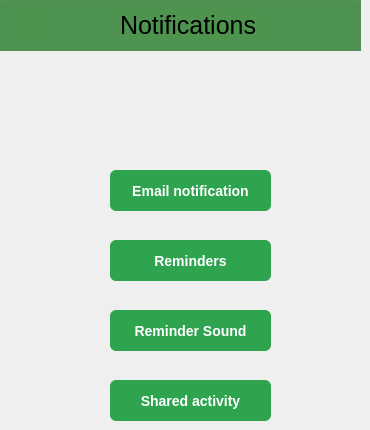
   <widget class="QWidget" name="Notification_page">
    <widget class="QGroupBox" name="groupBox_4">
     <property name="geometry">
      <rect>
       <x>0</x>
       <y>0</y>
       <width>361</width>
       <height>51</height>
      </rect>
     </property>
     <property name="styleSheet">
      <string notr="true">position: absolute;
width: 360px;
height: 65px;
left: 0px;
top: 0px;

background: #4E944F;</string>
     </property>
     <property name="title">
      <string/>
     </property>
     <widget class="QLabel" name="label_3">
      <property name="geometry">
       <rect>
        <x>120</x>
        <y>10</y>
        <width>141</width>
        <height>31</height>
       </rect>
      </property>
      <property name="styleSheet">
       <string notr="true">position: absolute;
width: 115px;
height: 37px;
left: 126px;
top: 5px;

font-family: 'Inter';
font-style: normal;
font-weight: 400;
font-size: 25px;
line-height: 30px;

color: #000000;
background: #4E944F;</string>
      </property>
      <property name="text">
       <string>Notifications</string>
      </property>
     </widget>
     <widget class="QPushButton" name="backNotificat">
      <property name="geometry">
       <rect>
        <x>10</x>
        <y>10</y>
        <width>51</width>
        <height>31</height>
       </rect>
      </property>
      <property name="styleSheet">
       <string notr="true">border: medium none;
  background-image: none; 
  background: transparent;
  float: left;
  background-color: transparent;</string>
      </property>
      <property name="text">
       <string/>
      </property>
     </widget>
     <widget class="QLabel" name="label_20">
      <property name="geometry">
       <rect>
        <x>20</x>
        <y>10</y>
        <width>31</width>
        <height>31</height>
       </rect>
      </property>
      <property name="text">
       <string/>
      </property>
      <property name="pixmap">
       <pixmap resource="resources.qrc">:/img/pick/pick/Back.png</pixmap>
      </property>
      <property name="scaledContents">
       <bool>true</bool>
      </property>
     </widget>
     <zorder>label_3</zorder>
     <zorder>label_20</zorder>
     <zorder>backNotificat</zorder>
    </widget>
    <widget class="QPushButton" name="pushButton_10">
     <property name="geometry">
      <rect>
       <x>110</x>
       <y>240</y>
       <width>161</width>
       <height>41</height>
      </rect>
     </property>
     <property name="styleSheet">
      <string notr="true">
/* CSS */
QPushButton {
  background-color: #2ea44f;
  border: 1px solid rgba(27, 31, 35, .15);
  border-radius: 6px;
  color: #fff;
  font-family: -apple-system,system-ui,&quot;Segoe UI&quot;,Helvetica,Arial,sans-serif,&quot;Apple Color Emoji&quot;,&quot;Segoe UI Emoji&quot;;
  font-size: 14px;
  font-weight: 600;
  line-height: 20px;
  padding: 6px 16px;
  position: relative;
  text-align: center;
  text-decoration: none;
  vertical-align: middle;
  white-space: nowrap;
}

QPushButton:hover {
  background-color: #2c974b;
}

QPushButton:disabled {
  background-color: #94d3a2;
  border-color: rgba(27, 31, 35, .1);
  color: rgba(255, 255, 255, .8);
}

.QPushButton:active {
  background-color: #298e46;
}</string>
     </property>
     <property name="text">
      <string>Reminders</string>
     </property>
    </widget>
    <widget class="QPushButton" name="pushButton_11">
     <property name="geometry">
      <rect>
       <x>110</x>
       <y>170</y>
       <width>161</width>
       <height>41</height>
      </rect>
     </property>
     <property name="styleSheet">
      <string notr="true">
/* CSS */
QPushButton {
  background-color: #2ea44f;
  border: 1px solid rgba(27, 31, 35, .15);
  border-radius: 6px;
  color: #fff;
  font-family: -apple-system,system-ui,&quot;Segoe UI&quot;,Helvetica,Arial,sans-serif,&quot;Apple Color Emoji&quot;,&quot;Segoe UI Emoji&quot;;
  font-size: 14px;
  font-weight: 600;
  line-height: 20px;
  padding: 6px 16px;
  position: relative;
  text-align: center;
  text-decoration: none;
  vertical-align: middle;
  white-space: nowrap;
}

QPushButton:hover {
  background-color: #2c974b;
}

QPushButton:disabled {
  background-color: #94d3a2;
  border-color: rgba(27, 31, 35, .1);
  color: rgba(255, 255, 255, .8);
}

.QPushButton:active {
  background-color: #298e46;
}</string>
     </property>
     <property name="text">
      <string>Email notification</string>
     </property>
    </widget>
    <widget class="QPushButton" name="pushButton_12">
     <property name="geometry">
      <rect>
       <x>110</x>
       <y>380</y>
       <width>161</width>
       <height>41</height>
      </rect>
     </property>
     <property name="styleSheet">
      <string notr="true">
/* CSS */
QPushButton {
  background-color: #2ea44f;
  border: 1px solid rgba(27, 31, 35, .15);
  border-radius: 6px;
  color: #fff;
  font-family: -apple-system,system-ui,&quot;Segoe UI&quot;,Helvetica,Arial,sans-serif,&quot;Apple Color Emoji&quot;,&quot;Segoe UI Emoji&quot;;
  font-size: 14px;
  font-weight: 600;
  line-height: 20px;
  padding: 6px 16px;
  position: relative;
  text-align: center;
  text-decoration: none;
  vertical-align: middle;
  white-space: nowrap;
}

QPushButton:hover {
  background-color: #2c974b;
}

QPushButton:disabled {
  background-color: #94d3a2;
  border-color: rgba(27, 31, 35, .1);
  color: rgba(255, 255, 255, .8);
}

.QPushButton:active {
  background-color: #298e46;
}</string>
     </property>
     <property name="text">
      <string>Shared activity</string>
     </property>
    </widget>
    <widget class="QPushButton" name="pushButton_13">
     <property name="geometry">
      <rect>
       <x>110</x>
       <y>310</y>
       <width>161</width>
       <height>41</height>
      </rect>
     </property>
     <property name="styleSheet">
      <string notr="true">
/* CSS */
QPushButton {
  background-color: #2ea44f;
  border: 1px solid rgba(27, 31, 35, .15);
  border-radius: 6px;
  color: #fff;
  font-family: -apple-system,system-ui,&quot;Segoe UI&quot;,Helvetica,Arial,sans-serif,&quot;Apple Color Emoji&quot;,&quot;Segoe UI Emoji&quot;;
  font-size: 14px;
  font-weight: 600;
  line-height: 20px;
  padding: 6px 16px;
  position: relative;
  text-align: center;
  text-decoration: none;
  vertical-align: middle;
  white-space: nowrap;
}

QPushButton:hover {
  background-color: #2c974b;
}

QPushButton:disabled {
  background-color: #94d3a2;
  border-color: rgba(27, 31, 35, .1);
  color: rgba(255, 255, 255, .8);
}

.QPushButton:active {
  background-color: #298e46;
}</string>
     </property>
     <property name="text">
      <string>Reminder Sound</string>
     </property>
    </widget>
   </widget>
